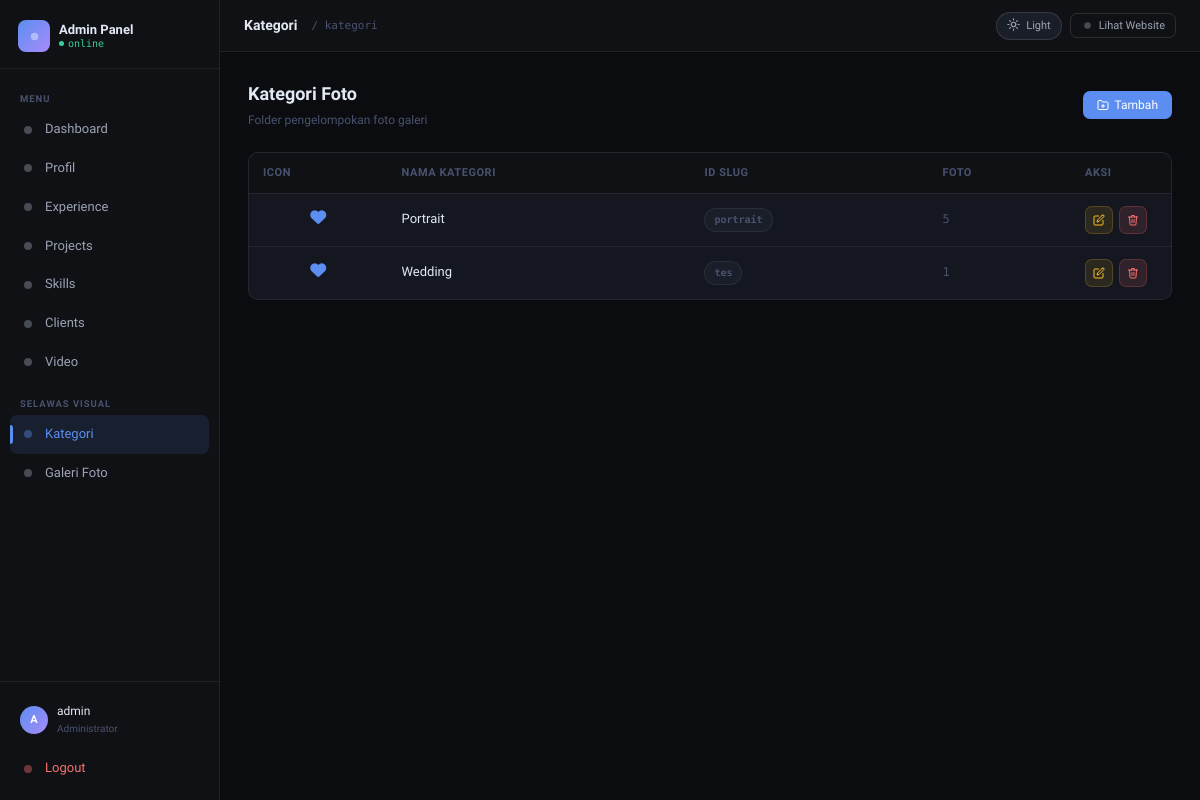
The app's page /admin/kategori.php (signed in), older data.
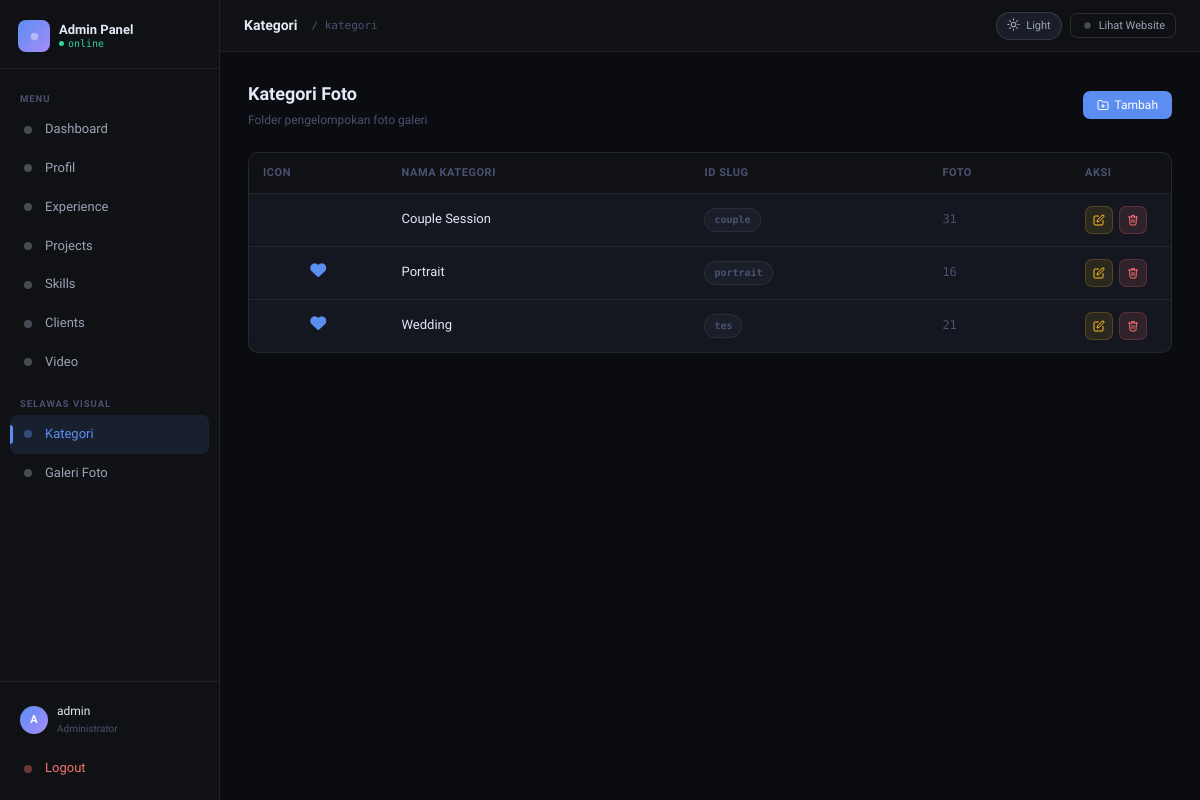
The same page, newer data.
### tables this page shows
CREATE TABLE `slws_categories` (
  `id` varchar(50) NOT NULL,
  `name` varchar(100) NOT NULL,
  `icon` varchar(50) NOT NULL,
  `cover_image` varchar(255) DEFAULT NULL
);

### admin/_auth.php (called while the page is built, shortened)
<?php
function csrf_token(): string {
    return $_SESSION['csrf_token'];
}
function csrf_qs(): string {
    return '_csrf=' . urlencode(csrf_token());
}

### admin/kategori.php (the view, shortened to what the changed rows need)
<?php
require '_auth.php';
$active_menu = 'kategori';
$kategori = $pdo->query("SELECT c.*, COUNT(p.id) as total FROM slws_categories c LEFT JOIN slws_photos p ON c.id = p.category_id GROUP BY c.id")->fetchAll();
require '_layout.php';
?>
<div class="page-head">
  <div class="page-head-left">
    <h2>Kategori Foto</h2>
  </div>
</div>
<div class="card">
  <div class="table-wrap">
    <table>
      <thead>
        <tr>
          <th>Icon</th>
          <th>Nama Kategori</th>
          <th>ID Slug</th>
          <th>Foto</th>
          <th style="width:100px">Aksi</th>
        </tr>
      </thead>
      <tbody>
        <?php if (empty($kategori)): ?>
          <tr><td colspan="5"><div class="empty-box"><svg width="32" height="32" viewBox="0 0 24 24" fill="none" stroke="currentColor" stroke-width="1.5" stroke-linecap="round" stroke-linejoin="round"><path d="M22 19a2 2 0 0 1-2 2H4a2 2 0 0 1-2-2V5a2 2 0 0 1 2-2h5l2 3h9a2 2 0 0 1 2 2z"/></svg><p>Belum ada kategori.</p></div></td></tr>
        <?php else: ?>
          <?php foreach ($kategori as $k): ?>
          <tr>
            <td style="text-align:center"><i class="fas <?= htmlspecialchars($k['icon']) ?>" style="font-size:16px;color:var(--accent)"></i></td>
            <td style="font-weight:500;color:var(--text-hi)"><?= htmlspecialchars($k['name']) ?></td>
            <td><span class="badge badge-dim"><?= htmlspecialchars($k['id']) ?></span></td>
            <td style="font-family:var(--mono);font-size:12px;color:var(--text-dim)"><?= $k['total'] ?></td>
            <td>
              <div class="td-action">
                <button class="btn btn-warn btn-sm btn-icon" onclick="editData('<?= $k['id'] ?>', '<?= htmlspecialchars(addslashes($k['name'])) ?>', '<?= htmlspecialchars(addslashes($k['icon'])) ?>')">
                  <svg width="12" height="12" viewBox="0 0 24 24" fill="none" stroke="currentColor" stroke-width="2" stroke-linecap="round" stroke-linejoin="round"><path d="M11 4H4a2 2 0 0 0-2 2v14a2 2 0 0 0 2 2h14a2 2 0 0 0 2-2v-7"/><path d="M18.5 2.5a2.121 2.121 0 0 1 3 3L12 15l-4 1 1-4 9.5-9.5z"/></svg>
                </button>
                <a href="kategori.php?aksi=hapus&id=<?= urlencode($k['id']) ?>&<?= csrf_qs() ?>" class="btn btn-danger btn-sm btn-icon" onclick="return confirm('YAKIN? Ini akan menghapus semua foto di kategori ini!')">
                </a>
              </div>
            </td>
          </tr>
          <?php endforeach; ?>
        <?php endif; ?>
      </tbody>
    </table>
  </div>
</div>
</div></div>
</body></html>

### admin/_layout.php (shortened to what the changed rows need)
<?php
function icon(string $name, int $size = 16): string {
    $s = $size;
    return $icons[$name] ?? "<svg width='$s' height='$s' viewBox='0 0 16 16'><circle cx='8' cy='8' r='4' fill='currentColor' opacity='.4'/></svg>";
}
$menu = [
    ['href' => 'index.php',      'icon' => 'dashboard',   'label' => 'Dashboard',   'key' => 'dashboard'],
    ['href' => 'profil.php',     'icon' => 'profil',      'label' => 'Profil',      'key' => 'profil'],
    ['href' => 'experience.php', 'icon' => 'experience',  'label' => 'Experience',  'key' => 'experience'],
    ['href' => 'projects.php',   'icon' => 'projects',    'label' => 'Projects',    'key' => 'projects'],
    ['href' => 'skills.php',     'icon' => 'skills',      'label' => 'Skills',      'key' => 'skills'],
    ['href' => 'clients.php',    'icon' => 'clients',     'label' => 'Clients',     'key' => 'clients'],
    ['href' => 'video.php',      'icon' => 'video',       'label' => 'Video',       'key' => 'video'],
];
$menu_visual = [
    ['href' => 'kategori.php',   'icon' => 'kategori',    'label' => 'Kategori',    'key' => 'kategori'],
    ['href' => 'galeri.php',     'icon' => 'galeri',      'label' => 'Galeri Foto', 'key' => 'galeri'],
];
?>
<!DOCTYPE html>
<html lang="id" data-theme="dark">
<head>
<link rel="preload" href="https://cdnjs.cloudflare.com/ajax/libs/font-awesome/6.5.0/css/all.min.css" as="style" onload="this.onload=null;this.rel='stylesheet'">
</head>
<body>
<aside class="sidebar" id="sidebar">
  <nav class="sb-nav">
    <div class="sb-group">
      <div class="sb-group-label">Menu</div>
      <?php foreach ($menu as $m): ?>
        <a href="<?= $m['href'] ?>" class="sb-link <?= ($active_menu ?? '') === $m['key'] ? 'active' : '' ?>">
          <?= icon($m['icon']) ?>
          <?= $m['label'] ?>
        </a>
      <?php endforeach; ?>
    </div>
    <div class="sb-group">
      <div class="sb-group-label">Selawas Visual</div>
      <?php foreach ($menu_visual as $m): ?>
        <a href="<?= $m['href'] ?>" class="sb-link <?= ($active_menu ?? '') === $m['key'] ? 'active' : '' ?>">
          <?= icon($m['icon']) ?>
          <?= $m['label'] ?>
        </a>
      <?php endforeach; ?>
    </div>
  </nav>
</aside>
<div class="main">
  <div class="content fade-in">

Row changes from the older to the newer data that the page shows:
added slws_categories: name "Couple Session", id "couple", total "31"
computed for slws_categories "Portrait": total "5" → "16"
computed for slws_categories "Wedding": total "1" → "21"
